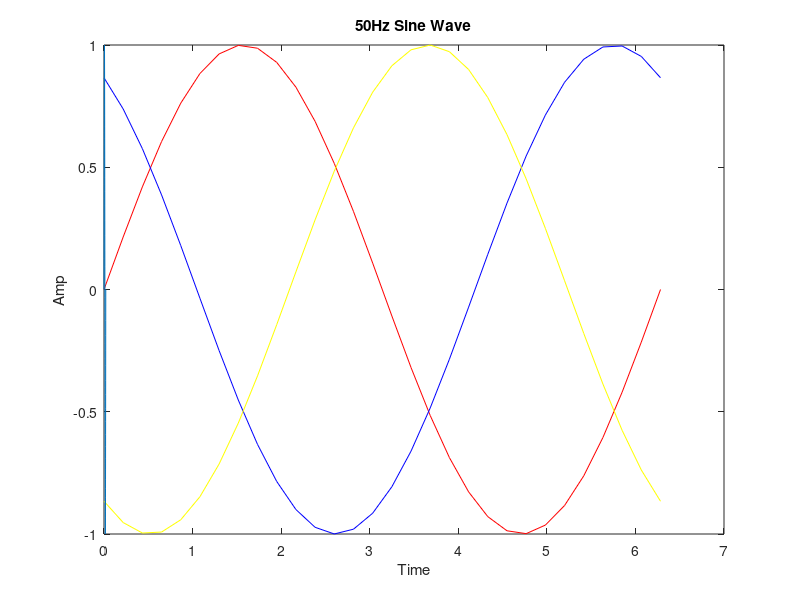

This figure's MATLAB source:
%% grpahics

%% Sine Wave
x = linspace(0,2*pi,30);
y = sin(x);
plot(x,y);
title('Sine Wave');
grid on
text(2.5,1,'Em');
xlabel('Time');
ylabel('Amp');

%% 3 phase Sine Wave
x = linspace(0,2*pi,30);
y = sin(x);
plot(x,y,'r');
hold on
z = sin((x)+(2*pi/3));
plot(x,z,'b');
p = sin((x)+(4*pi/3));
plot(x,p,'y');
title('3 Phase Sine Wave');
xlabel('Time');
ylabel('Amplitude');

%% 50Hz Sine Wave Generator
x = linspace(0,0.02,100);
y = sin(2*pi*50*x);
plot(x,y);
title('50Hz Sine Wave');
xlabel('Time');
ylabel('Amp');

%% random matrix
A = rand(2);
disp(A);
A = rand(5,1);
disp(A);
A = rand(1,5);
disp(A);